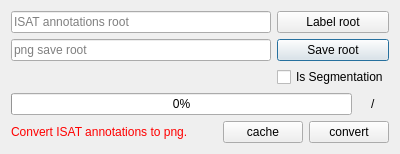
<?xml version="1.0" encoding="UTF-8"?>
<ui version="4.0">
 <class>Dialog</class>
 <widget class="QDialog" name="Dialog">
  <property name="windowModality">
   <enum>Qt::NonModal</enum>
  </property>
  <property name="geometry">
   <rect>
    <x>0</x>
    <y>0</y>
    <width>400</width>
    <height>144</height>
   </rect>
  </property>
  <property name="windowTitle">
   <string>ISAT to png converter</string>
  </property>
  <property name="sizeGripEnabled">
   <bool>false</bool>
  </property>
  <property name="modal">
   <bool>false</bool>
  </property>
  <layout class="QVBoxLayout" name="verticalLayout">
   <item>
    <widget class="QWidget" name="widget" native="true">
     <layout class="QGridLayout" name="gridLayout">
      <property name="leftMargin">
       <number>0</number>
      </property>
      <property name="topMargin">
       <number>0</number>
      </property>
      <property name="rightMargin">
       <number>0</number>
      </property>
      <property name="bottomMargin">
       <number>0</number>
      </property>
      <item row="3" column="0">
       <widget class="QLineEdit" name="lineEdit_save_root">
        <property name="enabled">
         <bool>true</bool>
        </property>
        <property name="readOnly">
         <bool>true</bool>
        </property>
        <property name="placeholderText">
         <string>png save root</string>
        </property>
       </widget>
      </item>
      <item row="3" column="1">
       <widget class="QPushButton" name="pushButton_save_root">
        <property name="text">
         <string>Save root</string>
        </property>
       </widget>
      </item>
      <item row="4" column="1">
       <widget class="QCheckBox" name="checkBox_is_segmentation">
        <property name="toolTip">
         <string/>
        </property>
        <property name="accessibleName">
         <string/>
        </property>
        <property name="accessibleDescription">
         <string/>
        </property>
        <property name="text">
         <string>Is Segmentation</string>
        </property>
       </widget>
      </item>
      <item row="2" column="0">
       <widget class="QLineEdit" name="lineEdit_label_root">
        <property name="enabled">
         <bool>true</bool>
        </property>
        <property name="readOnly">
         <bool>true</bool>
        </property>
        <property name="placeholderText">
         <string>ISAT annotations root</string>
        </property>
       </widget>
      </item>
      <item row="2" column="1">
       <widget class="QPushButton" name="pushButton_label_root">
        <property name="text">
         <string>Label root</string>
        </property>
       </widget>
      </item>
     </layout>
    </widget>
   </item>
   <item>
    <widget class="QWidget" name="widget_process" native="true">
     <layout class="QHBoxLayout" name="horizontalLayout_2">
      <property name="leftMargin">
       <number>0</number>
      </property>
      <property name="topMargin">
       <number>0</number>
      </property>
      <property name="rightMargin">
       <number>0</number>
      </property>
      <property name="bottomMargin">
       <number>0</number>
      </property>
      <item>
       <widget class="QProgressBar" name="progressBar">
        <property name="value">
         <number>0</number>
        </property>
       </widget>
      </item>
      <item>
       <widget class="QLabel" name="current_num">
        <property name="text">
         <string/>
        </property>
       </widget>
      </item>
      <item>
       <widget class="QLabel" name="label_3">
        <property name="accessibleName">
         <string>aaa</string>
        </property>
        <property name="text">
         <string>/</string>
        </property>
       </widget>
      </item>
      <item>
       <widget class="QLabel" name="all_num">
        <property name="text">
         <string/>
        </property>
       </widget>
      </item>
     </layout>
    </widget>
   </item>
   <item>
    <widget class="QWidget" name="widget_2" native="true">
     <layout class="QHBoxLayout" name="horizontalLayout">
      <property name="leftMargin">
       <number>0</number>
      </property>
      <property name="topMargin">
       <number>0</number>
      </property>
      <property name="rightMargin">
       <number>0</number>
      </property>
      <property name="bottomMargin">
       <number>0</number>
      </property>
      <item>
       <widget class="QLabel" name="label">
        <property name="styleSheet">
         <string notr="true">color: rgb(255, 0, 0);</string>
        </property>
        <property name="text">
         <string>Convert ISAT annotations to png.</string>
        </property>
       </widget>
      </item>
      <item>
       <spacer name="horizontalSpacer">
        <property name="orientation">
         <enum>Qt::Horizontal</enum>
        </property>
        <property name="sizeHint" stdset="0">
         <size>
          <width>40</width>
          <height>20</height>
         </size>
        </property>
       </spacer>
      </item>
      <item>
       <widget class="QPushButton" name="pushButton_cache">
        <property name="text">
         <string>cache</string>
        </property>
       </widget>
      </item>
      <item>
       <widget class="QPushButton" name="pushButton_apply">
        <property name="text">
         <string>convert</string>
        </property>
       </widget>
      </item>
     </layout>
    </widget>
   </item>
  </layout>
 </widget>
 <resources/>
 <connections/>
</ui>
